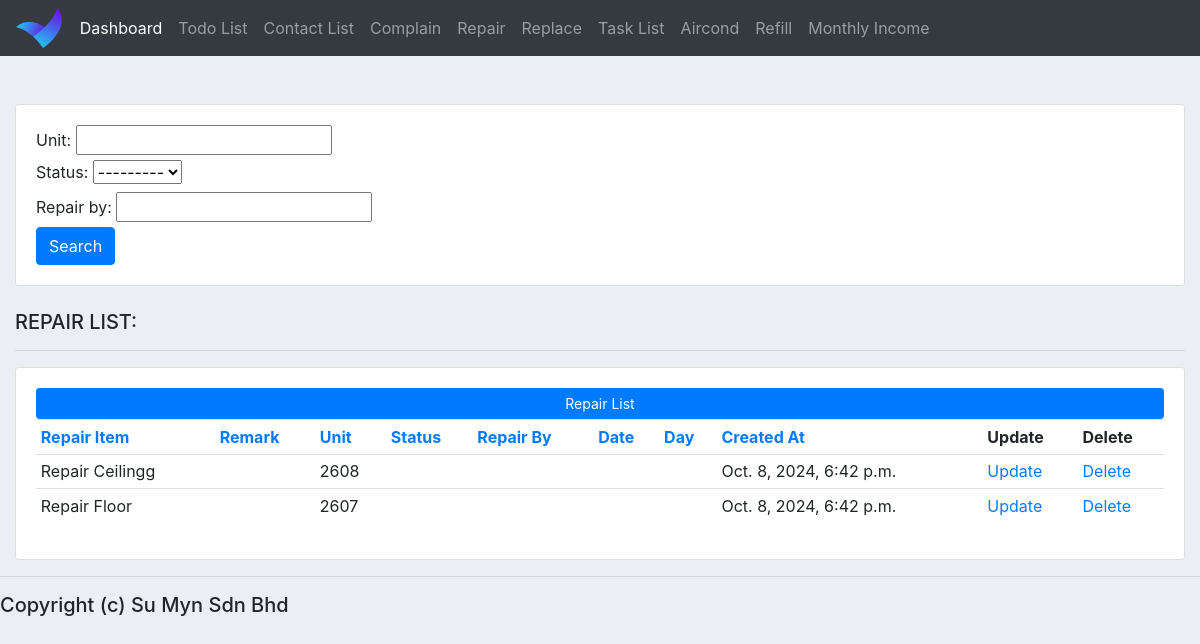
/table_repair_list/, run on the app's committed database.
### homestay_app/models.py (models this page shows, shortened)
class RepairList(models.Model):
    STATUS = (
        ("Pending", "Pending"),
        ("Done", "Done"),
    )
    repair_item = models.CharField(max_length=200, null=True, blank=True)
    remark = models.CharField(max_length=200, null=True, blank=True)
    unit = models.CharField(max_length=30, null=True, blank=True)
    status = models.CharField(max_length=30, blank=True, null=True, choices=STATUS)
    repair_by = models.CharField(max_length=30, blank=True, null=True)
    date = models.CharField(max_length=30, null=True, blank=True)
    day = models.CharField(max_length=30, null=True, blank=True)
    created_at = models.DateTimeField(auto_now_add=True, null=True, blank=True)
    updated_at = models.DateTimeField(auto_now=True, null=True, blank=True)

### homestay_app/views.py (the view)
# urls.py: path('table_repair_list/', views.repairList, name='repairList'),
def repairList(request):
    repair_list = RepairList.objects.all()
    sort_by = request.GET.get('sort', '')
    valid_sort_fields_repairlist = ['repair_item', 'remark', 'unit']
    if sort_by in valid_sort_fields_repairlist:
        repair_list = repair_list.order_by(F(sort_by).asc(nulls_last=True))
    myFilter = RepairListFilter(request.GET, queryset=repair_list)
    repair_list = myFilter.qs
    context = {
        'current_sort': sort_by,
        'repair_list': repair_list,
        'myFilter': myFilter
    }
    return render(request, 'table_repair_list.html', context)

### homestay_app/templates/table_repair_list.html (shortened to what this page needs)
{%  extends 'base.html' %}
{% block content %}
<br>
<div class="row">
	<div class="col-md-12">
		<br>
		<div class="row">
			<div class="col">
				<div class="card card-body">
					<form method="get">
						{{myFilter.form}}
						<button class="btn btn-primary" type="submit">Search</button>
					</form>
				</div>
			</div>
		</div>
		<br>
		<h5>REPAIR LIST:</h5>
		<hr>
		<div class="card card-body">
			<a class="btn btn-primary  btn-sm btn-block" href="{% url 'formRepairList' %}">Repair List</a>
			<table class="table table-sm">
				<tr>
					<th><a href="?sort=repair_item" class="{% if current_sort == 'repair_item' %}sort-indicator-repairlist{% endif %}">Repair Item</a></th>
					<th><a href="?sort=remark" class="{% if current_sort == 'remark' %}sort-indicator-repairlist{% endif %}">Remark</a></th>
					<th><a href="?sort=unit" class="{% if current_sort == 'unit' %}sort-indicator-repairlist{% endif %}">Unit</a></th>
					<th><a href="?sort=status" class="{% if current_sort == 'status' %}sort-indicator-repairlist{% endif %}">Status</a></th>
					<th><a href="?sort=repair_by" class="{% if current_sort == 'repair_by' %}sort-indicator-repairlist{% endif %}">Repair By</a></th>
					<th><a href="?sort=date" class="{% if current_sort == 'date' %}sort-indicator-repairlist{% endif %}">Date</a></th>
					<th><a href="?sort=day" class="{% if current_sort == 'day' %}sort-indicator-repairlist{% endif %}">Day</a></th>
					<th><a href="?sort=created_at" class="{% if current_sort == 'created_at' %}sort-indicator-repairlist{% endif %}">Created At</a></th>
					<th>Update</th>
					<th>Delete</th>
				</tr>
				{% for q in repair_list %}
					<tr>
						<td>{{q.repair_item|default:"" }}</td>
						<td>{{q.remark|default:"" }}</td>
						<td>{{q.unit|default:"" }}</td>
						<td>{{q.status|default:"" }}</td>
						<td>{{q.repair_by|default:"" }}</td>
						<td>{{q.date|default:"" }}</td>
						<td>{{q.day|default:"" }}</td>
						<td>{{q.created_at|default:"" }}</td>
						<td><a href="{% url 'updateRepairList' q.id %}">Update</a></td>
						<td><a href="{% url 'deleteRepairList' q.id %}">Delete</a></td>
					</tr>
				{% endfor %}
			</table>
		</div>
	</div>
</div>
{% endblock %}

### static/css/base.css (style rules this page uses)
body { background-color: #ebeff5; }

### data on the page
RepairList: repair_item "Repair Ceilingg", unit "2608", created_at "Oct. 8, 2024, 6:42 p.m."
RepairList: repair_item "Repair Floor", unit "2607", created_at "Oct. 8, 2024, 6:42 p.m."
